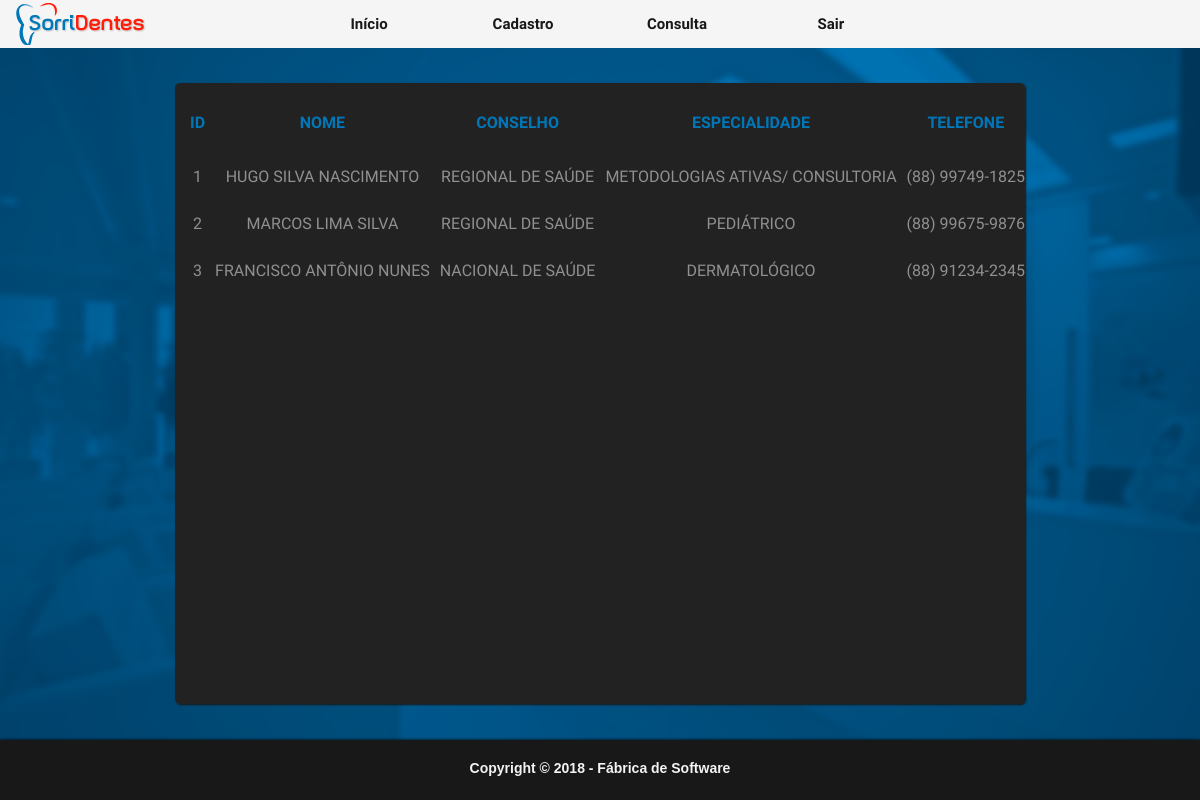
The app's page /Medico/TelaMedicoTable.php (signed in) with its own data.
### tables this page shows
CREATE TABLE MEDICO(
    IDMEDICO INT(11) PRIMARY KEY AUTO_INCREMENT,
    NOME VARCHAR(255) NOT NULL,
    TELEFONE VARCHAR(15) NOT NULL,
    EMAIL VARCHAR(255) NOT NULL UNIQUE,
    NASCIMENTO DATE NOT NULL,
    CONSELHO VARCHAR(255) NOT NULL,
    ESPECIALIDADE VARCHAR(255) NOT NULL,
    FUNCAO VARCHAR(255) NOT NULL,
    TIPOATENDIMENTO VARCHAR(255) NOT NULL
);

### BancoDeDados/Conexao_Banco_ClinicaSorridentes.php.inc (called while the page is built, shortened)
<?php
abstract class ConexaoDB {
    public $servidor = "localhost";
    public $usuario = "root";
    public $senha = "";
    public function conecta(){
    $this ->conexao = mysqli_connect($this->servidor,$this->usuario,$this->senha)
            or die ($this->trataErro(__FILE__,__FUNCTION__, mysqli_errno(), mysqli_error(), TRUE));
   }
}

### util/daoGenerico.php (called while the page is built, shortened)
<?php
require_once '../BancoDeDados/Conexao_Banco_ClinicaSorridentes.php.inc';
class daoGenerico extends ConexaoDB {
    public function retornaTudo($objeto){
       $sql = "SELECT * FROM ".$objeto->tabela;
       return $this->executaSQL($sql);
   }
   public function executaSQL($sql=null){
       if ($sql != null){
           $query = mysqli_query($this->conexao, $sql) or $this->trataErro(__FILE__,__FUNCTION__);
           $this->linhaAfetada = mysqli_affected_rows($this->conexao);
           if(substr(trim(strtolower($sql)),0,6)=='select'){
               $this->dataset = $query;
               return $query;
           }else{
               return $this->linhaAfetada;
           }
       }
   }
   public function retornaDados($tipo=null){
       switch(strtolower($tipo)){
           case "object":
               return mysqli_fetch_object($this->dataset);
               break;
       }
   }
}

### Medico/TelaMedicoTable.php (the view, shortened to what this page needs)
<?php
$medico = new Medico();
$medico->retornaTudo($medico);
?>
<html lang="pt-br">
    <head>
        <link rel="stylesheet" type="text/css" href="../css/style.css">
        <link rel="stylesheet" type="text/css" href="../css/tabela.css">
        <link rel="stylesheet" href="https://cdnjs.cloudflare.com/ajax/libs/font-awesome/4.7.0/css/font-awesome.min.css">
    </head>
    <body ondragstart="return false;">
        <header id="topo">
            <div id="right"><img src="../img/cct.png"></div>
            <nav class="menu" id="menu">
                <ul>
                    <li><a href="../Telas/Home.php">Início</a></li>
                    <li><a href="#">Cadastro</a>
                    </li>
                    <li><a href="#">Consulta</a>
                    </li>
                    <li><a href="../Login/Sair.php">Sair</a></li>
                </ul>
            </nav>
        </header>
        <div class="centro">
            <div class="conteudo">
                <table>
                    <thead>
                        <tr class="titulo-table">
                            <th class="column1">Id</th>
                            <th class="column2">Nome</th>
                            <th class="column3">Conselho</th>
                            <th class="column4">Especialidade</th>
                            <th class="column5">Telefone</th>
                        </tr>
                    </thead>
                    <tbody>
                        <?php while ($dado = $medico->retornaDados("object")) { ?>
                            <tr class="tabela">
                                <td> <?php echo $dado->IDMEDICO ?> </td>
                                <td class="up"> <?php echo $dado->NOME ?> </td>
                                <td class="up"> <?php echo $dado->CONSELHO ?> </td>
                                <td class="up"> <?php echo $dado->ESPECIALIDADE ?> </td>
                                <td> <?php echo $dado->TELEFONE ?> </td>
                            </tr>
                        </tbody>
                    <?php } ?>
                </table>
            </div>
        </div>
        <footer>
            <h1>Copyright &copy 2018 - Fábrica de Software</h1>
        </footer>
</html>

### css/style.css (style rules this page uses)
* { padding: 0; margin: 0; }
body,html { width: 100%; height: 100%; overflow-y: auto; overflow-x: hidden; background-image: url(../img/fundo.png); background-repeat: no-repeat; background-size: cover; background-attachment: fixed; }
#right { position: absolute; }
.menu { width: 100%; max-height: 48px; background: #f5f5f5; font-family: 'Raleway', sans-serif; z-index: 1; }
.menu ul { z-index: 1; list-style: none; position: relative; text-align: center; }
.menu ul li { width: 150px; display: inline-block; }
.menu a { padding: 15px; display: block; max-height: 48px; text-decoration: none; text-align: center; color: #181818; background: #f5f5f5; font-family: 'Raleway', sans-serif; font-weight: 600!important; font-size: 15px !important; }
footer { background: #181818; width: 100%; min-height: 60px; float: left; position:absolute; left: 0; bottom:0; box-shadow: 0 0 3px #000; }
footer h1 { font-family: 'Montserrat', sans-serif !important; font-size: 14px !important; color: #f3f3f3; text-align: center; margin-top: 20px; }
.up { text-transform: uppercase; }

### css/tabela.css (style rules this page uses)
.centro { position: relative; height: calc(100% - 110px); width: 100%; padding: 30px auto; box-sizing: border-box; }
.conteudo { position: absolute; top: 0; bottom: 0; left: 0; right: 0; margin: auto; text-align: center; font-family: 'Raleway', sans-serif !important; border-radius: 5px; background: #222222; color: #fff; box-shadow: 1px 1px 2px #181818; width: 850px; max-width: 90%; height: 90%; overflow-y: auto; line-height: 0; }
table { border-collapse: separate; border-spacing: 10px; }
.conteudo th { padding: 25px 0; }
.conteudo .titulo-table { color: #0077b8; text-transform: uppercase; white-space: nowrap; line-height: 0; }
.column1 { width: 10%; }
.column2 { width: 20%; }
.column3 { width: 22%; }
.column4 { width: 28%; }
.column5 { width: 20%; }
.conteudo table { border: 1px #181818; padding: 5px; margin: 0 auto; text-align: center; user-select: none; white-space: nowrap; }
.conteudo tr { color: #909090; }
.conteudo tr td { padding: 9px 0; }

### records on screen
medico: IDMEDICO "1", NOME "HUGO SILVA NASCIMENTO", CONSELHO "REGIONAL DE SAÚDE", ESPECIALIDADE "METODOLOGIAS ATIVAS/ CONSULTORIA", TELEFONE "(88) 99749-1825"
medico: IDMEDICO "2", NOME "MARCOS LIMA SILVA", CONSELHO "REGIONAL DE SAÚDE", ESPECIALIDADE "PEDIÁTRICO", TELEFONE "(88) 99675-9876"
medico: IDMEDICO "3", NOME "FRANCISCO ANTÔNIO NUNES", CONSELHO "NACIONAL DE SAÚDE", ESPECIALIDADE "DERMATOLÓGICO", TELEFONE "(88) 91234-2345"
